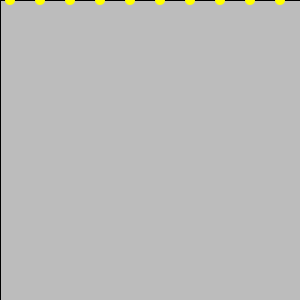
Frame 1 (no input)
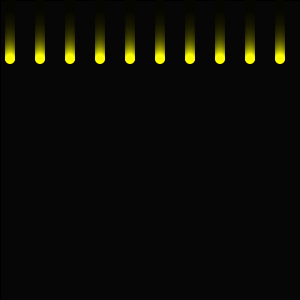
Frame 60 (the mouse pressed at the canvas centre just before this capture)
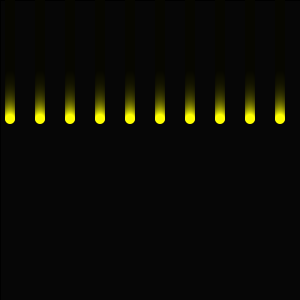
Frame 120 (the mouse held since frame 60 and released just before this capture)

The Processing sketch that drew these frames (run headless with seeded random() and noise(); from frame 60 on, the mouse is pressed at the canvas centre):

// Processing sketch: Part4_1_1
// ── Part4_1_1.pde

float y;

void setup(){
  size(300, 300);
}

void draw(){
  fill(0, 0, 0, 20);
  rect(0, 0, width, height);
  for(int i=0; i<10; i++){
    noStroke();
    fill(255, 255, 0);
    ellipse(i*30+10, y, 10, 10);
  }
  y+=1;
}
